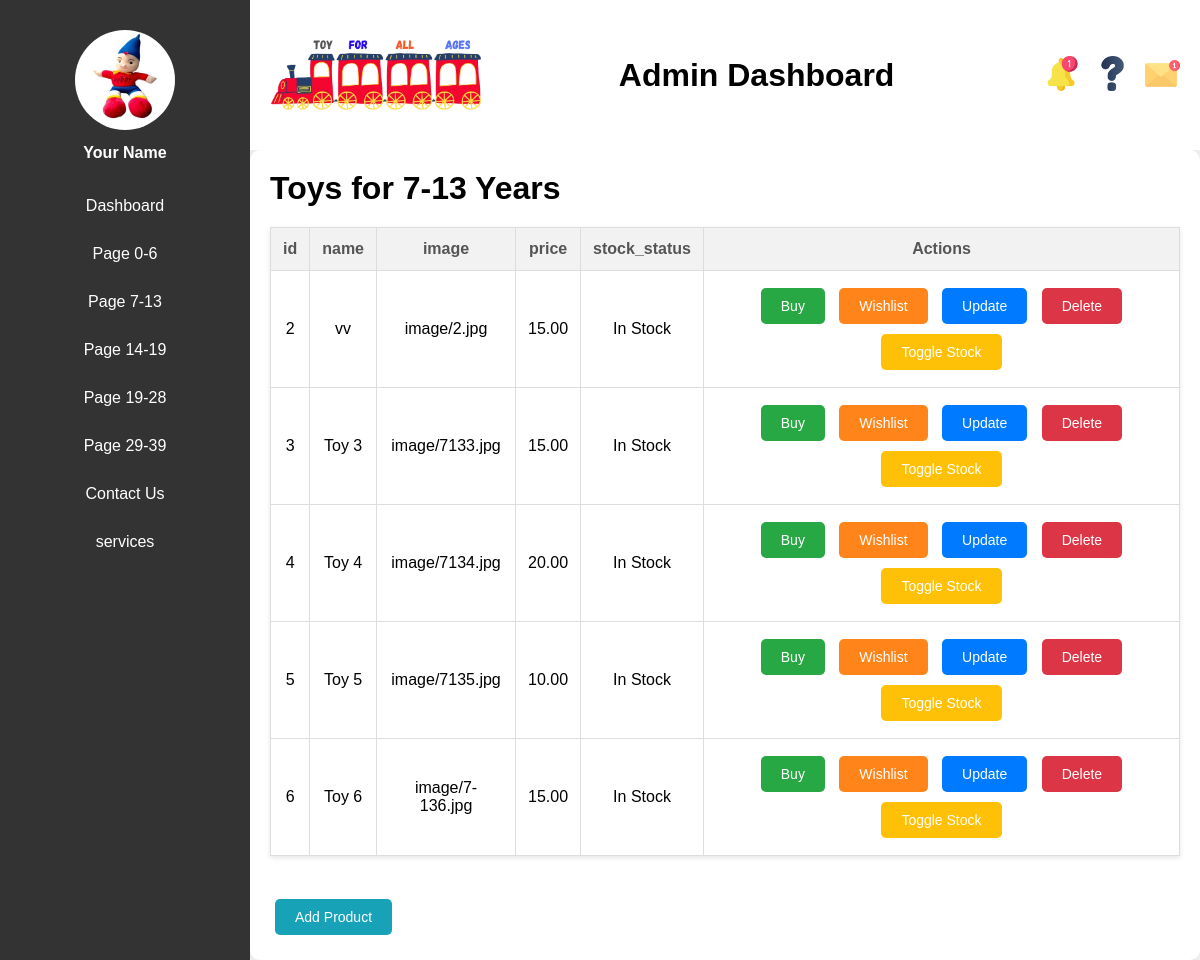
/home/html/admin/713a.php, run on the app's committed database.
### tables this page shows
CREATE TABLE `713` (
  `id` int(11) NOT NULL,
  `name` varchar(255) NOT NULL,
  `image` varchar(255) NOT NULL,
  `price` decimal(10,2) NOT NULL,
  `stock_status` varchar(10) DEFAULT 'In Stock'
);

### home/html/admin/713a.php (the view, shortened to what this page needs)
<?php
$servername = "localhost";
$username = "root";
$password = "";
$dbname = "inter6";
$conn = new mysqli($servername, $username, $password, $dbname);
$sql = "SELECT * FROM `713`";
$result = $conn->query($sql);
?>
<!DOCTYPE html>
<html lang="en">
<head>
</head>
<body>
    <header class="header">
        <div class="header-left">
            <img src="image/toyloa.png" alt="Logo">
        </div>
        <h1>Admin Dashboard</h1>
        <div class="header-right">
            <a href="#" class="icon"><img src="image/notification.png" alt="Notifications"></a>
            <a href="#" class="icon"><img src="image/help.png" alt="Help"></a>
            <a href="#" class="icon"><img src="image/email.png" alt="Email"></a>
        </div>
    </header>
    <div class="container">
        <nav class="sidebar">
            <div class="logo-section">
                <img src="image/33.jpg" alt="Logo">
                <p>Your Name</p>
            </div>
            <ul>
            <li><a href="dashboard.php">Dashboard</a></li>
                <li><a href="0-6a.php">Page 0-6</a></li>
                <li><a href="713a.php">Page 7-13</a></li>
                <li><a href="1419a.php">Page 14-19</a></li>
                <li><a href="1928a.php">Page 19-28</a></li>
                <li><a href="2939a.php">Page 29-39</a></li>
                <li><a href="contacta.php">Contact Us</a></li>
                <li><a href="servicea.php">services</a></li>
            </ul>
        </nav>
        <div class="main-content">
            <h1>Toys for 7-13 Years</h1>
            <table>
                <thead>
                    <tr>
                        <?php
                        if ($result->num_rows > 0) {
                            $fields = $result->fetch_fields();
                            foreach ($fields as $field) {
                                echo "<th>{$field->name}</th>";
                            }
                            echo "<th>Actions</th>";
                            echo "</tr>";
                        } else {
                            echo "<tr><td colspan='100%' class='no-data'>No data found</td></tr>";
                        }
                        ?>
                </thead>
                <tbody>
                    <?php
                    while($row = $result->fetch_assoc()) {
                        echo "<tr>";
                        foreach ($row as $key => $value) {
                            echo "<td>{$value}</td>";
                        }
                        echo "<td>
                                <button onclick=\"buyItem('{$row['image']}', '{$row['name']}', '{$row['price']}')\" class='btn buy-btn'>Buy</button>
                                <button onclick=\"addToWishlist('{$row['image']}', '{$row['name']}', '{$row['price']}')\" class='btn wishlist-btn'>Wishlist</button>
                                <button onclick=\"updateItem('{$row['id']}')\" class='btn update-btn'>Update</button>
                                <button onclick=\"deleteItem('{$row['id']}')\" class='btn delete-btn'>Delete</button>
                                <button onclick=\"toggleStock('{$row['id']}', '{$row['stock_status']}')\" class='btn stock-btn'>Toggle Stock</button>
                              </td>";
                        echo "</tr>";
                    }
                    ?>
                </tbody>
            </table>
            <br>
            <button onclick="addItem()" class="btn add-btn">Add Product</button>
        </div>
    </div>
</body>
</html>

### home/html/admin/713a.php (style rules this page uses)
* { margin: 0; padding: 0; box-sizing: border-box; }
body { font-family: Arial, sans-serif; display: flex; min-height: 100vh; background-color: #f4f4f4; flex-direction: column; }
.header { width: calc(100% - 250px); background-color: #fff; color: #000; display: flex; justify-content: space-between; align-items: center; padding: 15px 20px; position: fixed; top: 0; left: 250px; right: 0; z-index: 1000; height: 150px; }
.header-left img { height: 120px; width: auto; }
.header-right { display: flex; align-items: center; }
.header-right .icon { margin-left: 15px; }
.header-right .icon img { height: 35px; width: auto; }
.container { display: flex; margin-top: 150px; width: 100%; }
.sidebar { width: 250px; background-color: #333; color: #fff; display: flex; flex-direction: column; align-items: center; padding-top: 30px; position: fixed; height: 100%; transition: width 0.3s; top: 0; left: 0; }
.logo-section { text-align: center; margin-bottom: 20px; }
.logo-section img { height: 100px; width: 100px; margin-bottom: 10px; border-radius: 50%; }
.logo-section p { margin: 0; color: #fff; font-weight: bold; }
.sidebar ul { list-style: none; width: 100%; }
.sidebar ul li { width: 100%; }
.sidebar ul li a { display: block; padding: 15px; color: #fff; text-decoration: none; text-align: center; transition: background 0.3s; }
.main-content { margin-left: 250px; padding: 20px; flex-grow: 1; background-color: #fff; box-shadow: 0 0 10px rgba(0, 0, 0, 0.1); border-radius: 10px; width: calc(100% - 270px); transition: margin-left 0.3s, width 0.3s; }
table { width: 100%; border-collapse: collapse; margin: 20px 0; background: white; box-shadow: 0 2px 5px rgba(0, 0, 0, 0.1); }
th, td { border: 1px solid #ddd; padding: 12px; text-align: center; }
th { background-color: #f2f2f2; color: #555; }
td { background-color: #fff; }
.btn { padding: 10px 20px; margin: 5px; border: none; border-radius: 5px; cursor: pointer; color: white; font-size: 14px; transition: background-color 0.3s ease; }
.buy-btn { background-color: #28a745; }
.wishlist-btn { background-color: #ff851b; }
.update-btn { background-color: #007bff; }
.delete-btn { background-color: #dc3545; }
.stock-btn { background-color: #ffc107; }
.add-btn { background-color: #17a2b8; }

### data on the page
713: id "2", name "vv", image "image/2.jpg", price "15.00", stock_status "In Stock"
713: id "3", name "Toy 3", image "image/7133.jpg", price "15.00", stock_status "In Stock"
713: id "4", name "Toy 4", image "image/7134.jpg", price "20.00", stock_status "In Stock"
713: id "5", name "Toy 5", image "image/7135.jpg", price "10.00", stock_status "In Stock"
713: id "6", name "Toy 6", image "image/7-136.jpg", price "15.00", stock_status "In Stock"

### other printed values
$field->name "id"
$field->name "name"
$field->name "image"
$field->name "price"
$field->name "stock_status"
